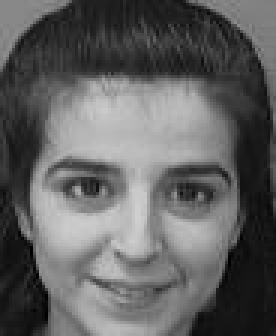
#> input picture att/s10_2.jpg, 92 x 112 px (shown 3 times larger); its folder holds only this picture in this run
$ jupyter execute --allow-errors eigenfaces_att.ipynb
#> lines starting #> are read from the running program, lines starting #| are printed output that depends on the picture
[cell 1]
import os
import collections
import numpy as np
import matplotlib.pyplot as plt
import matplotlib.image as img
from skimage import data
from skimage.color import rgb2gray
from PIL import Image
import seaborn as sns

[cell 2]
def read_image(path):
    img_to_recognize = img.imread(path)
    img_to_recognize = Image.fromarray(np.uint8(img_to_recognize))
    img_to_recognize = img_to_recognize.resize((150, 150))
    img_to_recognize = img_to_recognize.convert('L')
    img_to_recognize = np.array(img_to_recognize)
    return img_to_recognize.flatten()/255

[cell 3]
def display_image_ind(matrix, index):
    # Displays the image present in the row_{index} of the specified matrix
    resized = np.resize(matrix[index], (150, 150))
    plt.imshow(resized, cmap="gray")


def display_image(matrix):
    # Displays the image present in the row_{index} of the specified matrix
    resized = np.resize(matrix, (150, 150))
    plt.imshow(resized, cmap="gray")


def plot_portraits(images, titles, h, w, n_row, n_col):
    plt.figure(figsize=(2.2 * n_col, 2.2 * n_row))
    plt.subplots_adjust(bottom=0, left=.01, right=.99, top=.90, hspace=.20)
    for i in range(n_row * n_col):
        plt.subplot(n_row, n_col, i + 1)
        plt.imshow(images[i].reshape((h, w)), cmap=plt.cm.gray)
        plt.title(titles[i])
        plt.xticks(())
        plt.yticks(())

[cell 4]
avg_nicole = np.zeros((150, 150)) # Matrix that will later become the "average" image
nicoles = [] # List that will house all individual arrays of images, will become a matrix later
count = 1

for nicole in os.listdir('att'):
    # Converts images to correct size and changes its color to grayscale
    img_nicole = img.imread(os.path.join('att',nicole))
#> img_nicole is the input picture: shape (112, 92); min 0, max 208, mean 97
    img_nicole = Image.fromarray(np.uint8(img_nicole))
    img_nicole = img_nicole.convert('L')
    img_nicole = img_nicole.resize((150, 150))
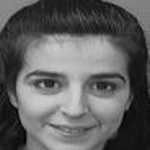
#> img_nicole: PIL image 150x150 L; min 0, max 209, mean 97

    # Turns those images into an array and append them to a list that will become a matrix of images later
    array_nicole = np.array(img_nicole)
    avg_nicole += array_nicole
    nicoles.append(array_nicole.flatten()/255)

#> (a cell that did not finish here is left out)

[cell 6]
image_matrix = np.row_stack(tuple(nicoles))

[cell 7]
def pca(X, n_pc):
#> called with X = array of shape (1, 22500), n_pc = 33
    mean = np.mean(X, axis=0)
    centered_data = X-mean
    U, S, Vh = np.linalg.svd(centered_data, full_matrices=False)
#> U = [1]; S = [0]
    components = Vh[:n_pc]
    # projected = U[:,:n_pc]*S[:n_pc]

    return components, mean, centered_data, S[:n_pc]

[cell 8]
Vh, average_matrix, subtracted, eigenvalues = pca(image_matrix, n_pc=33)
#> eigenvalues = [0]
#> (the rest of this cell did not finish here and is left out)

[cell 9]
principal_components = [eigenvalue*100/np.sum(eigenvalues) for eigenvalue in eigenvalues]
#> principal_components = [nan]
principal_components
#> Out = [nan]

[cell 10]
display_image(average_matrix)

#> (a cell that did not finish here is left out)

#> (a cell that did not finish here is left out)


[cell 13]
def reconstruction(sub, eigenfaces, mean, h, w, image_index):
#> called with sub = array of shape (1, 22500), eigenfaces = array of shape (1, 22500), mean = array of shape (22500,), h = 150, w = 150, image_index = 30
    n_samples, n_features = sub.shape
#> n_samples = 1; n_features = 22500
    weights = np.dot(sub, eigenfaces.T)
#> weights = [0]
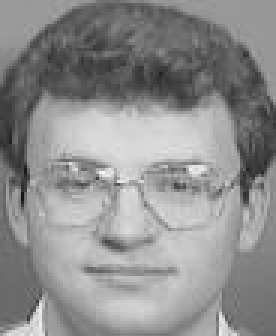
#> input picture alternate_testing/s6_10.jpg, 92 x 112 px, found by its file name (shown 3 times larger)
#> in read_image, img_to_recognize is the input picture: shape (112, 92); min 21, max 245, mean 142.3
#> in read_image, `img_to_recognize = img_to_recognize.resize((150, 150))`:
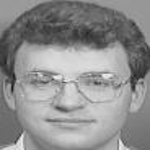
#> img_to_recognize: PIL image 150x150 L; min 24, max 245, mean 142.3
    centered_vector=np.dot(weights[image_index, :], eigenfaces)
    recovered_image=(mean+centered_vector).reshape(h, w)
    return recovered_image

#> (the rest of this cell did not finish here and is left out)

[cell 14]
def reconstruction_outsider(eigenfaces, mean, h, w, path):
#> called with eigenfaces = array of shape (1, 22500), mean = array of shape (22500,), h = 150, w = 150, path = 'objects/s6_10.jpg'
    outsider = read_image(path)
    outsider = outsider - mean
    weights = np.dot(outsider, eigenfaces.T)
#> weights = [0.0706]
    centered_vector=np.dot(weights, eigenfaces)
    recovered_image=(mean+centered_vector).reshape(h, w)
    return recovered_image

[cell 15]
def recognize2(path, eig_num):
    # Treats input image (the one we wish to recognize)
    # path = 'objects/nicole' + str(nicole_num) + '.jpg'
    # path = 's3_' + str(nicole_num) + '.jpg'
#> called with path = 'objects/s6_10.jpg', eig_num = 33
    img_to_recognize = read_image(path)
    subtracted_matrix_rec = img_to_recognize - average_matrix
    display_image(subtracted_matrix_rec)
#> in display_image (call 4), `resized = np.resize(matrix, (150, 150))`:
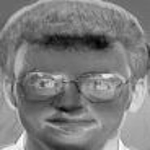
#> resized: shape (150, 150) float64; min -0.471, max 0.847, mean 0.177; drawn with min black and max white
    subtracted_matrix_rec = subtracted_matrix_rec.flatten()
    # Projeção da imagem já subtraída da média no face space para obter o array de coeficientes (pesos de cada eigenface)
    eigenfaces_matrix = Vh[:eig_num,:]

    weight = np.dot(subtracted_matrix_rec, eigenfaces_matrix.T)
#> weight = [0.0706]


    # Value determines if the image is a face (to be chosen)
    projection = eigenfaces_matrix.T @ weight

    proj_error = np.linalg.norm(subtracted_matrix_rec - projection)
#> proj_error = 38.33

    # Value determines which pic is related to to the input

    famous_faces_coeff = eigenfaces_matrix @ subtracted.T
#> famous_faces_coeff = [0]


    dist_in_space = []
    for i in range(len(subtracted[:,0])):
        dist = np.linalg.norm(famous_faces_coeff[:,i] - weight)
        dist_in_space.append(dist)
#> this loop made 1 pass
#> after the loop, dist_in_space = [0.0706]

    dist_in_space = np.array(dist_in_space)

    face_error = dist_in_space.min()
#> face_error = 0.0706

    # Trying to get the right face (range of valid error still to be determined)
    guess_index = np.argmin(dist_in_space)
#> guess_index = 0

    celebrity_name = celebrity_names[guess_index]
    return proj_error*255, face_error, guess_index

[cell 16]
path_recon = os.path.join('objects', 's6_10.jpg')
display_image(read_image(path_recon))

[cell 17]
display_image(reconstruction_outsider(Vh, average_matrix, 150, 150, path_recon))

#> (a cell that did not finish here is left out)

#> (a cell that did not finish here is left out)

#> the loop in recognize2 (call 2), `for i in range(len(subtracted[:,0])):` made 1 pass

[cell 20]
# [6 lines of commented-out code are left out]

[cell 21]
# [5 lines of commented-out code are left out]

[cell 22]
# [12 lines of commented-out code are left out]

[cell 23]
plt.plot(eigenvalues)
plt.xticks(range(0,200,20))
plt.xlim(-1, 100)
plt.show()
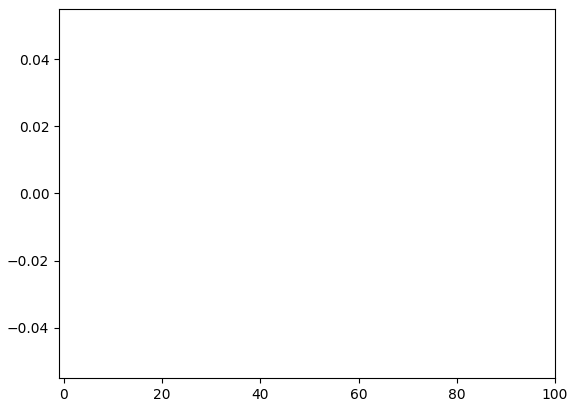
#> figure drawn by matplotlib, 1 panel
